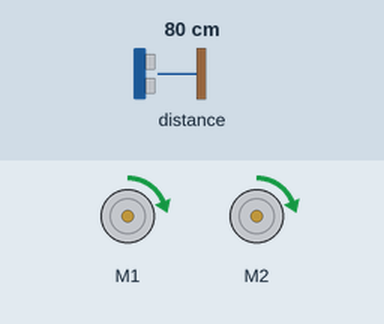
Recording of a program running on a simulated BBC micro:bit (MakeCode). Parts: 2 × DC motor (green arrow = forward, orange = backward, longer = faster). The test bench sets the inputs (shaded band); at power-on: distance to the obstacle 80 cm.

Above: at 1.2 s.
1.3 s: distance to the obstacle set to 4 cm
At 2.6 s:
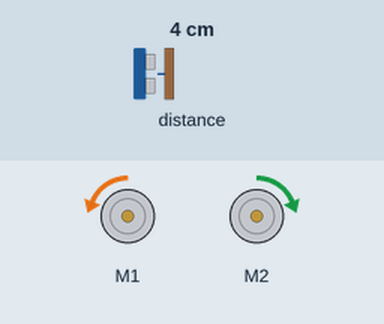
At 4.0 s:
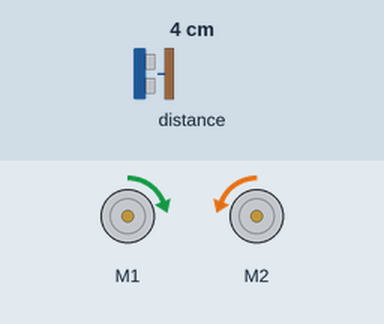
4.3 s: distance to the obstacle set to 2 cm
Timing chart, 0 to 7.3 s (numbered marks = the images above; inputs shaded):
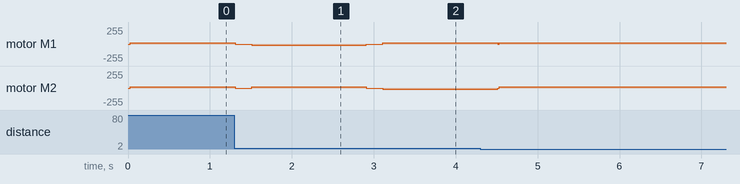

Measured:
- after the input at 1.3 s, motor M1: forward 20/255 → stopped at once, → backward 20/255 0.20 s later, → stopped 1.4 s later, → forward 20/255 0.20 s later; motor M2: forward 20/255 → stopped at once, → forward 20/255 0.20 s later, → stopped 1.4 s later, → backward 20/255 0.20 s later

The program:

main.ts
```typescript
function girar90derecha () {
    maqueen.motorStop(maqueen.Motors.All)
    basic.pause(200)
    maqueen.motorRun(maqueen.Motors.M2, maqueen.Dir.CCW, 20)
    maqueen.motorRun(maqueen.Motors.M1, maqueen.Dir.CW, 20)
    basic.pause(1400)
    maqueen.motorStop(maqueen.Motors.All)
}
function girar90izquierda () {
    maqueen.motorStop(maqueen.Motors.All)
    basic.pause(200)
    maqueen.motorRun(maqueen.Motors.M2, maqueen.Dir.CW, 20)
    maqueen.motorRun(maqueen.Motors.M1, maqueen.Dir.CCW, 20)
    basic.pause(1400)
    maqueen.motorStop(maqueen.Motors.All)
}
let ultimogiro = 0
basic.forever(function () {
    if (maqueen.Ultrasonic(PingUnit.Centimeters) == 4) {
        maqueen.motorStop(maqueen.Motors.All)
        girar90izquierda()
        if (maqueen.Ultrasonic(PingUnit.Centimeters) == 4) {
            maqueen.motorStop(maqueen.Motors.All)
            girar90derecha()
            if (maqueen.Ultrasonic(PingUnit.Centimeters) == 4) {
                maqueen.motorStop(maqueen.Motors.All)
                girar90derecha()
                if (maqueen.Ultrasonic(PingUnit.Centimeters) == 4) {
                    maqueen.motorStop(maqueen.Motors.All)
                    girar90derecha()
                }
            }
        }
    } else {
        maqueen.motorRun(maqueen.Motors.All, maqueen.Dir.CW, 20)
    }
})
```

test.ts
```typescript
// aquí va el archivo "tests"; esto no se compilará cuando este paquete se utilice como una extensión.
```
